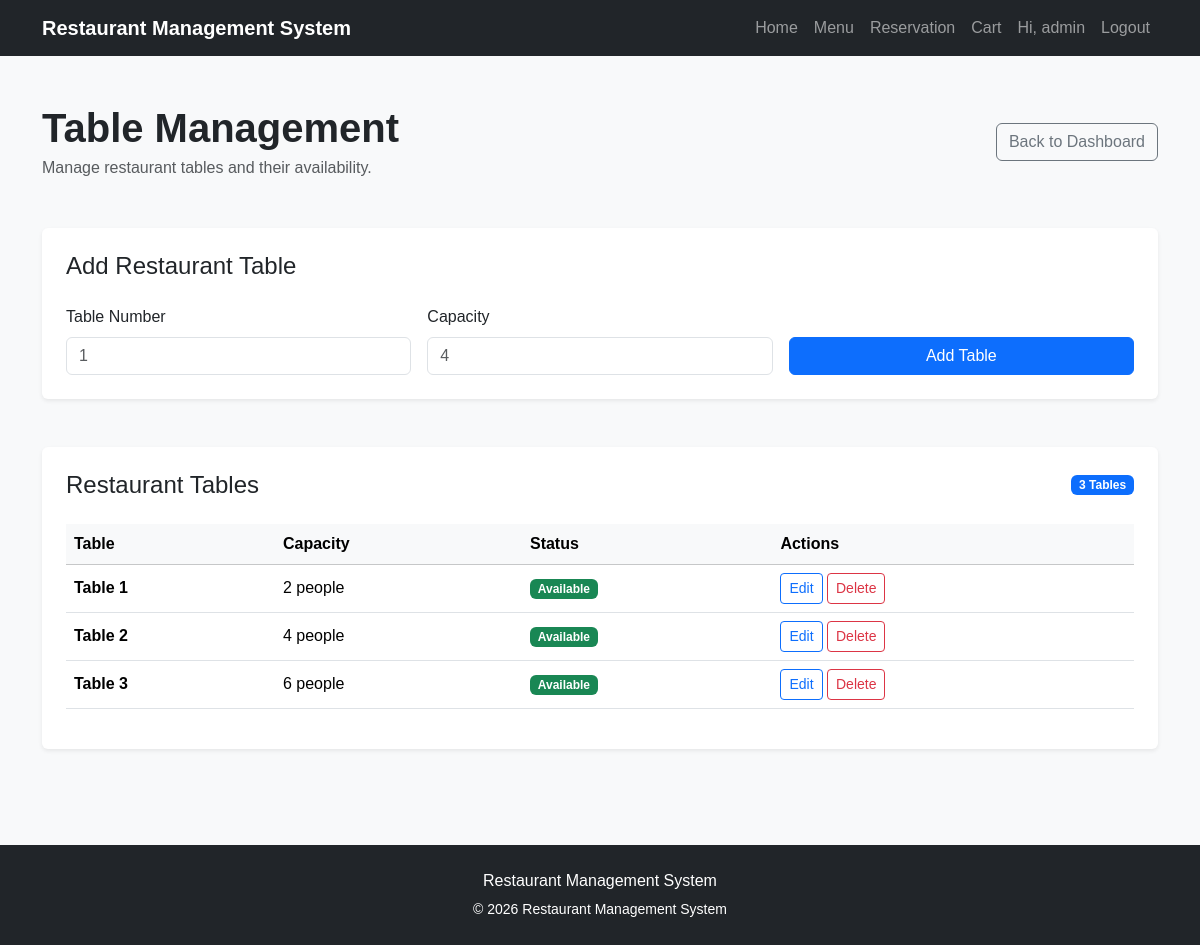
/admin-panel/tables/ (signed in), run on an earlier commit of the app's database.
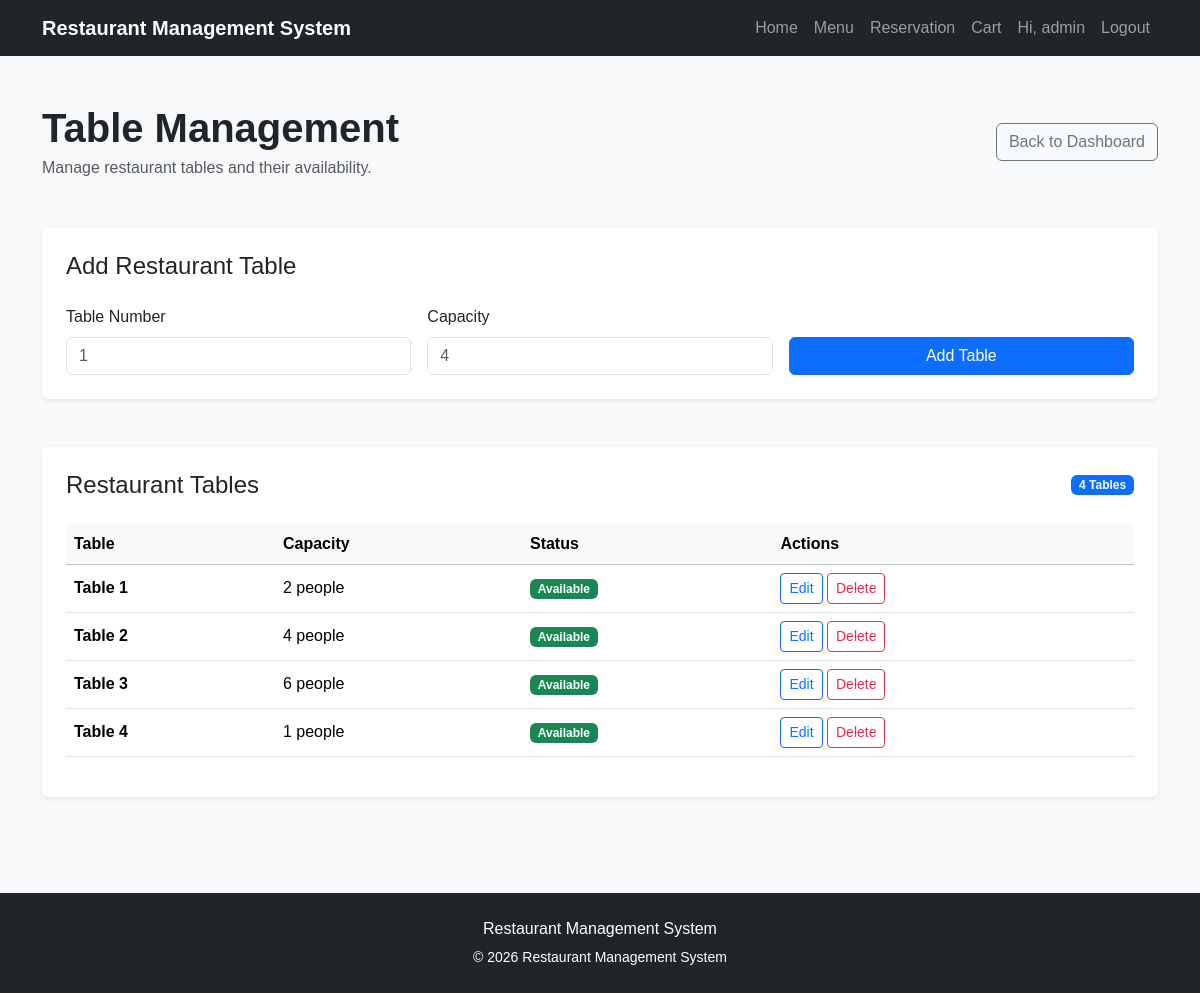
And on a later commit of the database.
### core/models.py (models this page shows, shortened)
class RestaurantTable(models.Model):
    table_number = models.PositiveIntegerField(unique=True)
    capacity = models.PositiveIntegerField(
        validators=[MinValueValidator(1)]
    )
    is_available = models.BooleanField(default=True)

### core/views.py (the view, shortened to what this page needs)
@login_required
def table_management(request):
    if not request.user.is_superuser:
        messages.error(
            request,
            "You do not have permission to access table management."
        )
        return redirect('home')
    tables = RestaurantTable.objects.all().order_by('table_number')
    context = {
        'tables': tables,
    }
    return render(
        request,
        'admin_panel/tables.html',
        context
    )

### core/context_processors.py (called while the page is built)
def cart_count(request):
    cart = request.session.get('cart', {})
    count = sum(cart.values())
    return {
        'cart_count': count
    }

### templates/admin_panel/tables.html (shortened to what the changed rows need)
{% extends 'base.html' %}
{% block content %}
<div class="container py-5">
    <div class="d-flex justify-content-between align-items-center mb-5">
        <div>
            <h1 class="fw-bold mb-1">Table Management</h1>
        </div>
    </div>
    <div class="card border-0 shadow-sm">
        <div class="card-body p-4">
            <div class="d-flex justify-content-between align-items-center mb-4">
                <h4 class="mb-0">
                    Restaurant Tables
                </h4>
                <span class="badge bg-primary">
                    {{ tables|length }} Tables
                </span>
            </div>
            <div class="table-responsive">
                <table class="table table-hover align-middle">
                    <thead class="table-light">
                        <tr>
                            <th>Table</th>
                            <th>Capacity</th>
                            <th>Status</th>
                            <th>Actions</th>
                        </tr>
                    </thead>
                    <tbody>
                        {% for table in tables %}
                        <tr>
                            <td class="fw-bold">
                                Table {{ table.table_number }}
                            </td>
                            <td>
                                {{ table.capacity }} people
                            </td>
                            <td>
                                {% if table.is_available %}
                                    <span class="badge bg-success">
                                        Available
                                    </span>
                                {% else %}
                                    <span class="badge bg-danger">
                                        Unavailable
                                    </span>
                                {% endif %}
                            </td>
                            <td>
                                <button type="button"
                                        class="btn btn-sm btn-outline-primary"
                                        data-bs-toggle="modal"
                                        data-bs-target="#editTable{{ table.id }}">
                                    Edit
                                </button>
                                <form method="post"
                                      class="d-inline">
                                    <button type="submit"
                                            class="btn btn-sm btn-outline-danger"
                                            onclick="return confirm('Delete Table {{ table.table_number }}?');">
                                        Delete
                                    </button>
                                </form>
                            </td>
                        </tr>
                        {% endfor %}
                    </tbody>
                </table>
            </div>
        </div>
    </div>
</div>
{% endblock %}

What changed in the data, as far as the page shows it:
added RestaurantTable: table_number "4", capacity "1", is_available "Available"
Also different on the page:
{{ tables|length }}: "3" → "4"
